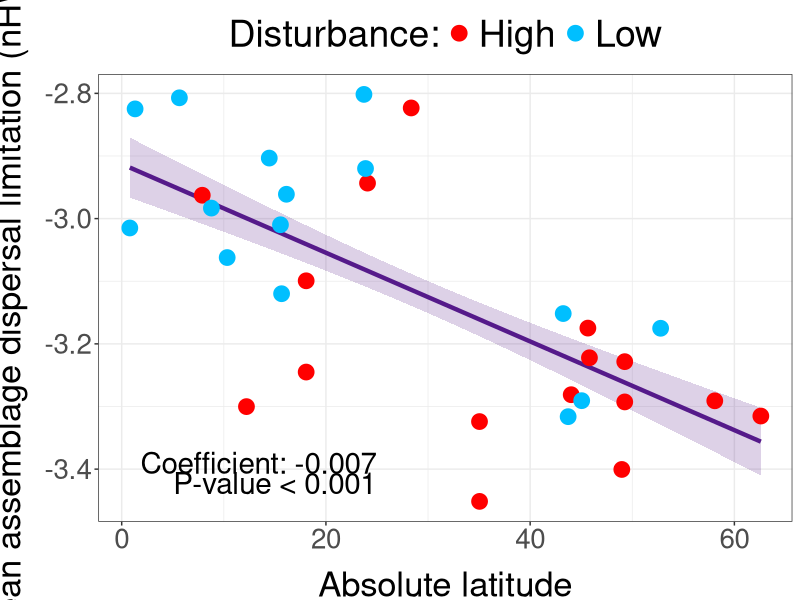

Generate this figure with R:
library(tidyverse)
library(boot)
library(broom)
library(cowplot)
library(dplyr)
library(ggplot2)
library(readxl)


## Read data
site_data <- read_excel("Data/Supplementatry Dataset 1.xlsx", sheet = 2) %>%
  dplyr::select("Dataset_ID", "Latitude", "Disturbance", "Seasonality")

species_data <- read_excel("Data/Supplementatry Dataset 1.xlsx", sheet = 3) %>%
  dplyr::select("Species_name", "Order", "nHWI", "Hand.Wing.Index", "Mass (g)", "Forest_dependency")

site_sp_list <- read_excel("Data/Supplementatry Dataset 1.xlsx", sheet = 4) %>%
  filter(Species_name %in% species_data$Species_name)

## Join datasets
data <- left_join(site_sp_list, site_data)
data <- left_join(data, species_data)

## Create response variables
## Restricted
data$dep_sense <- 0
data$dep_sense[data$Forest_dependency %in% c("High") & data$Classification == "Forest core"] <- 1

## Expanded
data$dep_sense_medium <- 0
data$dep_sense_medium[data$Forest_dependency %in% c("High", "Medium") & data$Classification == "Forest core"] <- 1

## take negative logs
data$log_nHWI <- -(log(data$Hand.Wing.Index))

## Summarise dataset to the tings we want
data1 <- data %>%
  dplyr::group_by(Dataset_ID) %>%
  dplyr::summarise(mean_HWI = mean(log_nHWI),
            abs_lat = abs(Latitude),
            n = n(),
            cores = length(which(Classification == "Forest core")),
            sensitive = length(which(dep_sense == 1))) %>%
  distinct(Dataset_ID, .keep_all = TRUE) %>%
  ungroup()

## Calculate proportions
data1$prop_core <- data1$cores/data1$n
data1$prop_sensitive <- data1$sensitive/data1$n

## reformat
data1$Disturbed <- as.factor(data$Disturbance[match(data1$Dataset_ID, data$Dataset_ID)])

## run the analysis mode
mod <- lm(mean_HWI ~ abs_lat, data = data1)

## create newdata for predictions and predict
newdata <- data.frame(abs_lat = seq(min(data1$abs_lat), max(data1$abs_lat), length.out = 100))
predicted <- predict(mod, newdata = newdata, se.fit = TRUE)
predicted$abs_lat <- newdata$abs_lat
predicted$lower <- predicted$fit - predicted$se.fit
predicted$upper <- predicted$fit + predicted$se.fit

## make into a df
predicted <- as.data.frame(predicted)

##ggplot
plot <- ggplot() +
  geom_line(data=predicted, aes(x = abs_lat, y= fit), color="purple4", size=1.5) +
  geom_ribbon(data=predicted, aes(x = abs_lat, y=NULL, ymin=lower, ymax=upper),  fill= "purple4", show.legend=FALSE, alpha=0.2) +
  geom_point(data = data1, aes(x = abs_lat, y = mean_HWI, colour = Disturbed), size = 5) +
  ylab("Mean assemblage dispersal limitation (nHWI)") +
  xlab("Absolute latitude") +
  #ggtitle("(a)") +
  scale_colour_manual(name = "Disturbance:",
                        values = c("red", "deepskyblue")) +
  theme_bw() +
  theme(legend.position = "top",
        legend.title = element_text(size = 27),
        legend.text = element_text(size = 27),
        axis.title.y = element_text(size = 25, vjust = 2.5),
        axis.title.x = element_text(size = 25, vjust = -0.5),
        axis.text = element_text(size = 20))

## add summary stats
pmain <-  plot  +
  annotate("text", x= 13.4, y= -3.39, label= paste0("Coefficient: ", round(as.numeric(mod$coefficients[2]), 3)), size = 7.5) +
  annotate("text", x= 15, y= - 3.422, label= paste0("P-value < 0.001"), size = 7.5)

## save plot
jpeg("Figures/Extended data figure 2.jpg",
    width = 823/1.25, height = 779/1.25)

plot(pmain)

dev.off()







